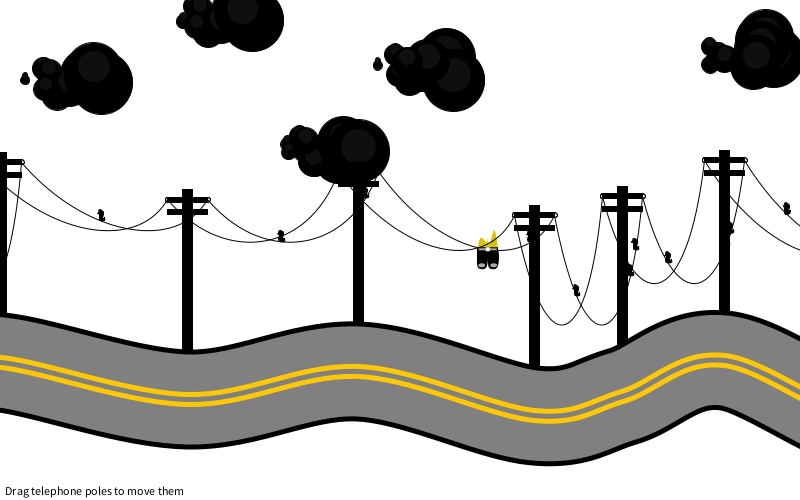
Frame 1 (no input)
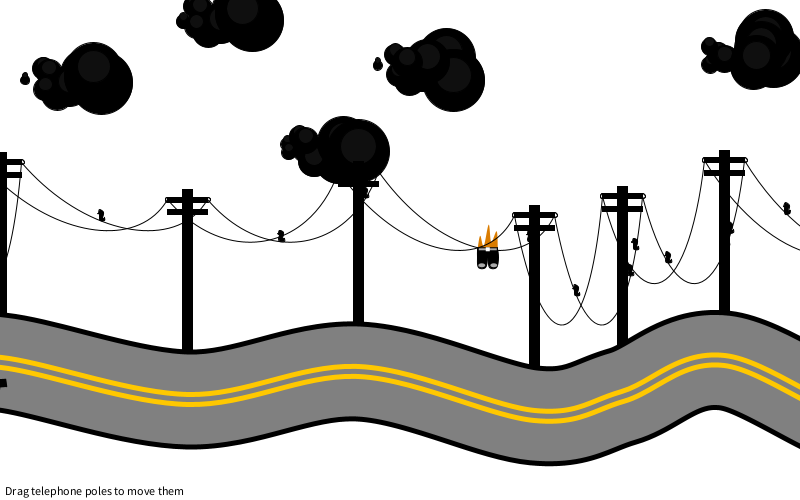
Frame 60 (the mouse pressed at the canvas centre just before this capture)
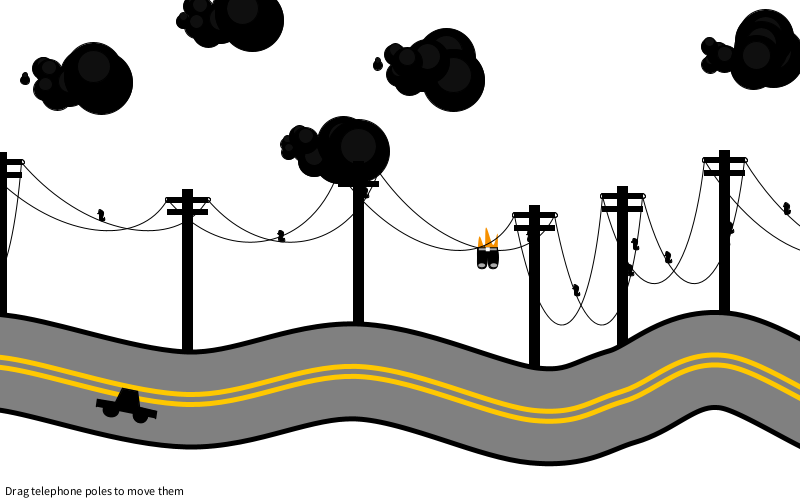
Frame 120 (the mouse held since frame 60 and released just before this capture)

The Processing sketch that drew these frames (run headless with seeded random() and noise(); from frame 60 on, the mouse is pressed at the canvas centre):

// Processing sketch: processing_73669
// ── processing_73669.pde

/*
______ _         _                     _    _ _          
 | ___ (_)       | |                   | |  | (_)         
 | |_/ /_ _ __ __| |___    ___  _ __   | |  | |_ _ __ ___ 
 | ___ \ | '__/ _` / __|  / _ \| '_ \  | |/\| | | '__/ _ \
 | |_/ / | | | (_| \__ \ | (_) | | | | \  /\  / | | |  __/
 \____/|_|_|  \__,_|___/  \___/|_| |_|  \/  \/|_|_|  \___|
 David Lobser - 2012 - made at ITP                                                        
 
 */

//number of telephone poles
int amount = 12;

//counter for noise
float q = 0;
int qcar = 0;
float q2 = 0;
float mynoise = 0;

//this sets up the sagging points on the wire
float point2X = 0;
float point3X = 0;
float point2Y = 0;
float point3Y = 0;

// bb is divions between points in the array
int bb = 4;
float bbcar = 20;

//amount of sag
float sag = 100;

//instantiates some variables to be used for line drawings and motion later
float rx = random(width);
float ry = random(height);
float rxcar = random(width);
float rycar = random(height);
float ox;
float oy;
float oxcar=-1000;
float oycar=-1000;
int globalCount = 0;
int switcher;
//specifically - do it tells the car to start moving to the next point
int doit = 1;

float[] posX = new float[amount];
float[] posY = new float[amount];


//variables to set up the number and position of birds
int[] numBirds = new int[amount];
float[] noiseBirds = new float[amount*200];
float[] clouds = new float [999999];




void setup() {

  background(255);
  smooth();
  size(800, 500);
  float bbbx = -200;
  float bbby = height/2;

  for (int i = 0; i<clouds.length;i++) {
 clouds[i] = random(width);
  }
  //sets up the position of all the poles
  for (int i = 0; i<posX.length*200;i++) {
    noiseBirds[i] = random(.1, .9);
    println(noiseBirds[i]);
  }
  for (int i = 0; i<posX.length;i++) {
    posX[i] = bbbx;
    posY[i] = bbby;
    numBirds[i] = int(random(3));
    noiseBirds[i] = random(.1, .9);
    println(noiseBirds[i]);

    //sets the spacing for the wires
    bbbx+=random(75, 200);
    bbby=random(height/2-100, height/2);
  }

  ox = width/2;
  oy = height/2;
}



void draw() {

//sky();
  background(255);
  fill(0, 0);

   for (int t = 0 ; t<10;t++) {
  cloud(clouds[t+globalCount],clouds[t+100+globalCount]/2-height/2,noiseBirds,t*2);
   }

  //puts the poles in place
  for (int i = 0 ; i<posX.length-1;i++) {

    if (oxcar>width) {
      switcher=1;
      oxcar = 0;
      oycar = 0;
    }
    if (oxcar<0) {
      switcher =0;
    }
    if (switcher>0) {
      float bbbx = -200;
      float bbby = height/2;
      if(globalCount < 9999){
globalCount+=10;
}else{globalCount=0;}

      //sets up the position of all the poles

      for (int r = 0; r<posX.length;r++) {
        posX[r] = bbbx;
        posY[r] = bbby;
        numBirds[r] = int(random(3));
        noiseBirds[r] = random(.1, .9);

        //sets the spacing for the wires
        bbbx+=random(75, 200);
        bbby=random(height/2-100, height/2);
        switcher=0;
        qcar = 0;
        bbcar = 0;
        
      }
    }



    pushMatrix();
    translate(posX[i], posY[i]);
    pole();
    popMatrix();
  }

  road();

  //sets up the two sets of lines - offset in either direction

  pushMatrix();
  translate(20, 0);
  lines(1);
  popMatrix();
  pushMatrix();
  translate(-20, 0);
  lines(0);
  popMatrix();
  car();
  fill(255);
  pushStyle();
  noStroke();
  rect(0, height-20, 220, 20);
  fill(0);
  text("Drag telephone poles to move them", 5, height-5);
  popStyle();
}



void road() {

  pushStyle();
  fill(0, 0);
  strokeWeight(100);

  //makes outer curve
  beginShape();
  curveVertex(posX[0], posY[0]+200);
  for (int i = 0 ; i<posX.length;i++) {
    curveVertex(posX[i], posY[i]+200);
  }
  curveVertex(posX[posX.length-1], posY[posY.length-1]+200);
  endShape();
  popStyle();
  pushStyle();

  //and inner curve
  fill(0, 0);
  strokeWeight(90);
  stroke(128);
  beginShape();

  curveVertex(posX[0], posY[0]+200);
  for (int i = 0 ; i<posX.length;i++) {
    curveVertex(posX[i], posY[i]+200);
  }
  curveVertex(posX[posX.length-1], posY[posY.length-1]+200);
  endShape();
  popStyle();
  
  //yellow lines
  
   //and inner curve
   pushStyle();
  fill(0, 0);
  strokeWeight(15);
  stroke(255,200,0);
  beginShape();

  curveVertex(posX[0], posY[0]+200);
  for (int i = 0 ; i<posX.length;i++) {
    curveVertex(posX[i], posY[i]+200);
  }
  curveVertex(posX[posX.length-1], posY[posY.length-1]+200);
  endShape();
  popStyle();
    pushStyle();
  fill(0, 0);
  strokeWeight(5);
  stroke(128);
  beginShape();

  curveVertex(posX[0], posY[0]+200);
  for (int i = 0 ; i<posX.length;i++) {
    curveVertex(posX[i], posY[i]+200);
  }
  curveVertex(posX[posX.length-1], posY[posY.length-1]+200);
  endShape();
  popStyle();
}


void lines(int myboids) {
  fill(0, 0);
strokeWeight(1);
  //repositions poles
  for (int i = 0 ; i<posX.length-1;i++) {
    if (mousePressed) {
      if (mouseX>posX[i]-20 && mouseX <posX[i]+20 && mouseY >posY[i]-10 && mouseY<posY[i]+200) {
        // if (dist(mouseX, mouseY, posX[i], posY[i])<20) {
        posX[i] = mouseX;
        posY[i] = mouseY-100;
      }
    }

    // the secret sauce!  Makes the lines and sets up the points in between

    rx = posX[i+1];
    ry = posY[i+1];
    ox = posX[i];
    oy = posY[i];

    float mox = rx - ox;
    float moy = ry - oy;

    ellipse(ox, oy, 5, 5);

    while (bb>1) {

      ox += mox/bb;
      oy += moy/bb;  

      //this makes sagger sag based on distance
      float sagger = constrain((dist(posX[i], posY[i], posX[i+1], posY[i+1])), 0, 250);
      sag = map(sagger, 0, 250, 250, 0);  

      //these set up the two control points for the bezier
      if (bb==2) {
        point2X = ox;
        point2Y = oy+sag;
      }
      if (bb==3) {
        point3X = ox;
        point3Y = oy+sag;
      }
      bb-=1;
    }

    bb=3;
    ox = posX[i+1];
    oy = posY[i+1];
    ellipse(ox, oy, 5, 5);
    endShape();

    //point3X+=noise(q)*100;
    //this actually draws the lines
    bezier(posX[i], posY[i], point3X, point3Y, point2X, point2Y, posX[i+1], posY[i+1]);

    //and this sticks the birds on
    if (myboids==1) {
      for (int birdy = numBirds[i];birdy<3;birdy++) {
        float birdpos =  noiseBirds[i+birdy];
        float boidX = bezierPoint(posX[i], point3X, point2X, posX[i+1], birdpos);
        float boidY = bezierPoint(posY[i], point3Y, point2Y, posY[i+1], birdpos);
        boid(boidX, boidY);
      }
      if (i==4) {
        float pantsX = bezierPoint(posX[i], point3X, point2X, posX[i+1], .5);
        float pantsY = bezierPoint(posY[i], point3Y, point2Y, posY[i+1], .5);
        pants(pantsX, pantsY);
      }
    }

    q+=1.001;
  }
}



void pole() {
  fill(0);
  rect(-5, -10, 10, 200);
  rect(-20, -2.5, 40, 5);
  rect(-20, 10, 40, 5);
}

void car() {

  if (doit ==1) {
    if (qcar<posX.length-1) {
      qcar++;
    }
    else {
      qcar=0;
    }
    rxcar = posX[qcar];
    rycar = posY[qcar];
    doit = 0;
  }

  //this part animates the car using the same trick I used when drawing on the lines

  if (bbcar>1) {
    bbcar-=1;
  }
  else {
    if (qcar<2) {
      bbcar=1;
    }
    else {
      //speed of the car, bigger is slower
      bbcar=60;
    }
  }

  float moxcar = rxcar - oxcar;
  float moycar = rycar - oycar;
  oxcar += moxcar/bbcar;
  oycar += moycar/bbcar;

  float angle = atan2(moycar, moxcar);

  if (bbcar <2 && bbcar<2) {
    doit = 1;
  }

  pushStyle();
  rectMode(CENTER);
  pushMatrix();
  translate(oxcar, oycar+210);
  rotate(angle);
  fill(0);
  scale(1.5);
  beginShape();
  vertex(-20, 10);
  vertex(-20, 5);
  vertex(-8, 5);
  vertex(-5, -5);
  vertex(5, -5);
  vertex(8, 5);
  vertex(20, 5);
  vertex(20, 10);
  endShape();
  ellipse(-10, 10, 10, 10);
  ellipse(10, 10, 10, 10);
  popStyle();
  popMatrix();
}

void boid(float mytx, float myty) {
  pushStyle();
  fill(0);
  pushMatrix();
  translate(mytx-3, myty-5);
  scale(1, -1);
  beginShape();
  //I drew the bird (very quickly) in maya and copied the verts, it worked!
  curveVertex(-1.481481, 3.045267); 
  curveVertex(-1.185906, 3.070988); 
  curveVertex(-0.594756, 3.122428); 
  curveVertex(0.774085, 6.687243); 
  curveVertex(4.658911, 4.079218);
  curveVertex(3.800148, -1.646091); 
  curveVertex(5.07877, -1.815844);
  curveVertex(5.451497, -1.496914);
  curveVertex(5.63786, -1.337449); 
  curveVertex(5.63786, -1.337449); 
  curveVertex(5.620703, -1.368161);
  curveVertex(5.586388, -1.429585); 
  curveVertex(5.473378, -4.425692); 
  curveVertex(1.038618, -4.694807); 
  curveVertex(0.248695, -1.980264); 
  curveVertex(0.435739, 1.381294); 
  curveVertex(-0.386713, 2.627928); 
  curveVertex(-1.116558, 2.906154); 
  curveVertex(-1.481481, 3.045267); 
  endShape();
  popStyle();
  popMatrix();
  fill(0, 0);
}

void pants(float mytx, float myty) {
  pushStyle();
  fill(0);
  pushMatrix();
  translate(mytx, myty);

  rect(0, 0, 20, 10);
  roundRect(0, 0, 9, 20);
  roundRect(11, 0, 9, 20);
  // rect(11,0,9,20);
  float rh = 3;
  float rl = -3;
  fill(random(200, 255), random(100, 225), 0);
  noStroke();
  beginShape();
  curveVertex(0, 0);
  curveVertex(0, 0);

  curveVertex(3+random(rl, rh), -10+random(rl, rh));
  curveVertex(7+random(rl, rh), -3+random(rl, rh));
  curveVertex(10+random(rl, rh), -20+random(rl, rh));
  curveVertex(14+random(rl, rh), -3+random(rl, rh));
  curveVertex(18+random(rl, rh), -16+random(rl, rh));

  curveVertex(20, 0);
  curveVertex(20, 0);
  endShape();
  fill(170);
  ellipse(4, 18, 7, 4);
  ellipse(16, 18, 7, 4);
  rect(1, 1, 18, 2);
  fill(255);
  rect(8, 0, 4, 4);
  noFill();

  popStyle();
  popMatrix();
  noFill();
}

void roundRect(float x, float y, float w, float h)
{
  float corner = w/10.0;
  float midDisp = w/20.0;

  beginShape();  
  curveVertex(x+corner, y);
  curveVertex(x+w-corner, y);
  curveVertex(x+w+midDisp, y+h/2.0);
  curveVertex(x+w-corner, y+h);
  curveVertex(x+corner, y+h);
  curveVertex(x-midDisp, y+h/2.0);

  curveVertex(x+corner, y);
  curveVertex(x+w-corner, y);
  curveVertex(x+w+midDisp, y+h/2.0);
  endShape();
} 

void cloud(float mytx,float myty, float[] mynoise,int myid){
 // popStyle();
  fill(0);
for(int i = 0; i<10;i++){
  fill(0);
  ellipse(mytx+mynoise[i+myid]*100,myty+mynoise[i+1000+myid]*40,mynoise[i+myid]*70,mynoise[i+myid]*70);
  fill(15);
  ellipse(mytx+mynoise[i+myid]*100,myty+mynoise[i+1000+myid]*40-5,mynoise[i+myid]*40,mynoise[i+myid]*40);
 // pushStyle();
}
}

void sky(){

 for(int i = 0 ; i<height+10; i+=10){
  stroke(height-i,128);
   fill(height - i,128);
  rect(0,height-i,width,height+10-i); 

  
}
}
  
